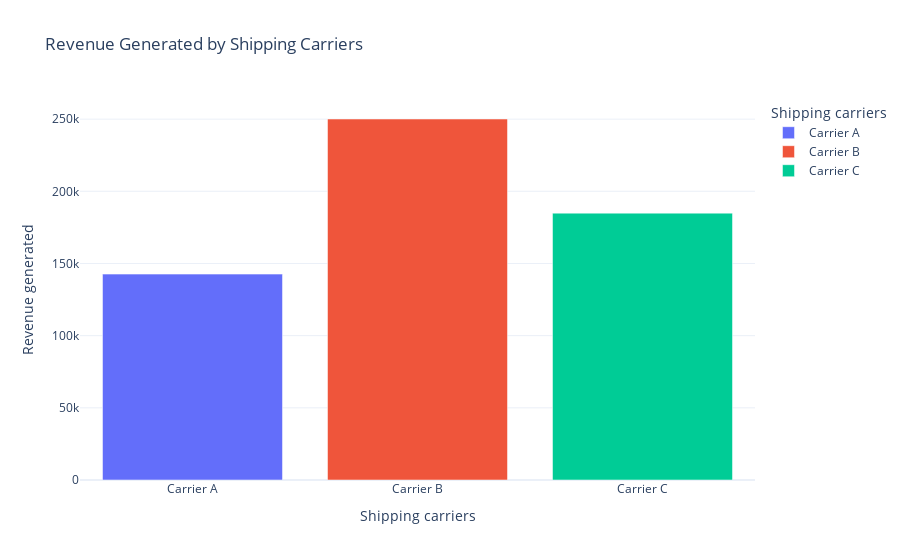

Source (notebook cell):
### Code cell
#Visualization using plotly
fig = px.bar(revenue, x='Shipping carriers', y='Revenue generated', title='Revenue Generated by Shipping Carriers',color='Shipping carriers')
fig.show()

### Figure 1 — Plotly figure (JSON) as saved in the notebook; plotly's stock layout.template omitted (floating-point values rounded to 4 significant figures)
{"data": [{"alignmentgroup": "True", "hovertemplate": "Shipping carriers=%{x}<br>Revenue generated=%{y}<extra></extra>", "legendgroup": "Carrier A", "marker": {"color": "#636efa", "pattern": {"shape": ""}}, "name": "Carrier A", "offsetgroup": "Carrier A", "orientation": "v", "showlegend": true, "textposition": "auto", "type": "bar", "x": ["Carrier A"], "xaxis": "x", "y": [142600.0], "yaxis": "y"}, {"alignmentgroup": "True", "hovertemplate": "Shipping carriers=%{x}<br>Revenue generated=%{y}<extra></extra>", "legendgroup": "Carrier B", "marker": {"color": "#EF553B", "pattern": {"shape": ""}}, "name": "Carrier B", "offsetgroup": "Carrier B", "orientation": "v", "showlegend": true, "textposition": "auto", "type": "bar", "x": ["Carrier B"], "xaxis": "x", "y": [250100.0], "yaxis": "y"}, {"alignmentgroup": "True", "hovertemplate": "Shipping carriers=%{x}<br>Revenue generated=%{y}<extra></extra>", "legendgroup": "Carrier C", "marker": {"color": "#00cc96", "pattern": {"shape": ""}}, "name": "Carrier C", "offsetgroup": "Carrier C", "orientation": "v", "showlegend": true, "textposition": "auto", "type": "bar", "x": ["Carrier C"], "xaxis": "x", "y": [184900.0], "yaxis": "y"}], "layout": {"barmode": "relative", "legend": {"title": {"text": "Shipping carriers"}, "tracegroupgap": 0}, "title": {"text": "Revenue Generated by Shipping Carriers"}, "xaxis": {"anchor": "y", "categoryarray": ["Carrier A", "Carrier B", "Carrier C"], "categoryorder": "array", "domain": [0, 1], "title": {"text": "Shipping carriers"}}, "yaxis": {"anchor": "x", "domain": [0, 1], "title": {"text": "Revenue generated"}}}}
